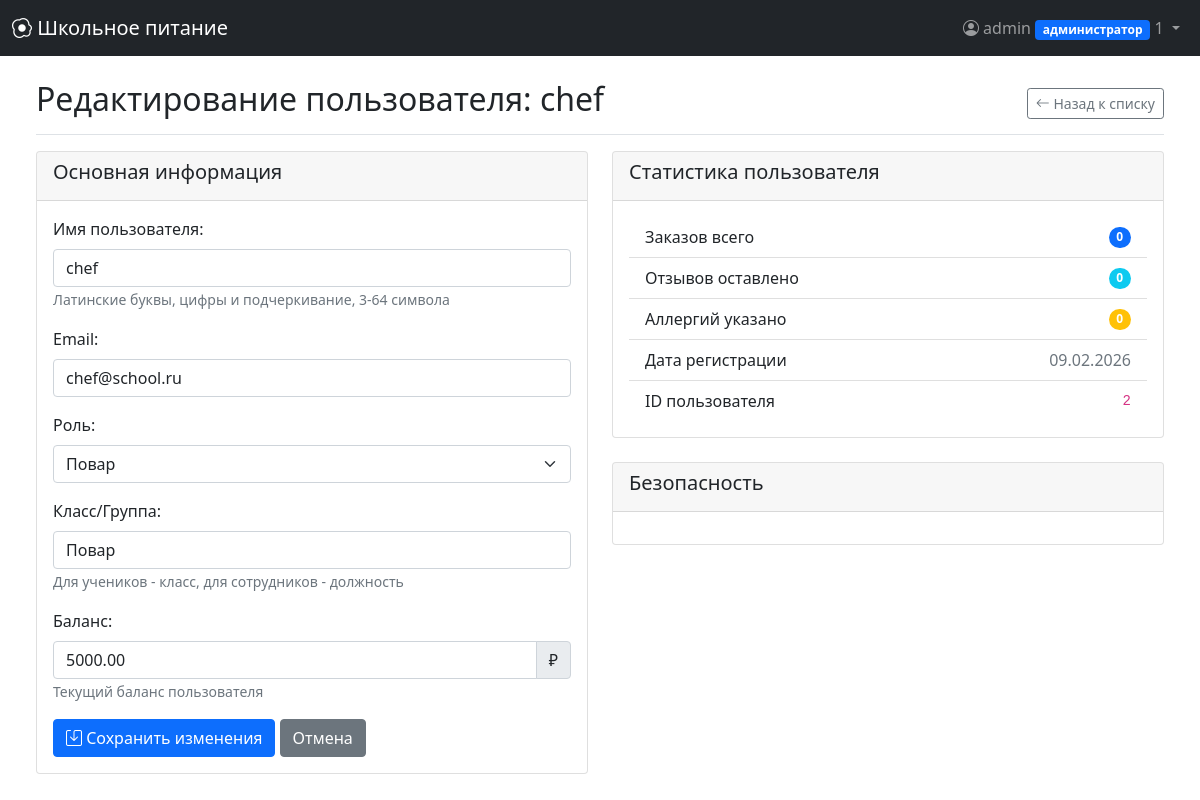
Page /admin/user/2/edit (signed in) on the committed database.
### models.py (models this page shows, shortened)
class User(UserMixin, db.Model):
    __tablename__ = 'users'
    id = db.Column(db.Integer, primary_key=True)
    username = db.Column(db.String(64), unique=True, nullable=False)
    email = db.Column(db.String(120), unique=True, nullable=False)
    password_hash = db.Column(db.String(256), nullable=False)
    role = db.Column(db.String(20), nullable=False, default='ученик')
    grade = db.Column(db.String(10))
    balance = db.Column(db.Float, default=0.0)
    created_at = db.Column(db.DateTime, default=datetime.utcnow)
    allergies = db.relationship('Allergy', backref='user', lazy='dynamic')
    orders = db.relationship('Order', backref='user', lazy='dynamic', foreign_keys='Order.user_id')
    feedbacks = db.relationship('Feedback', backref='user', lazy='dynamic')
    notifications = db.relationship('Notification', backref='user', lazy='dynamic')
    subscriptions = db.relationship('Subscription', backref='user', lazy='dynamic')
    prepared_meals = db.relationship('PreparedMeal', foreign_keys='PreparedMeal.prepared_by', backref='preparer',
                                     lazy='dynamic')
    served_orders = db.relationship('Order', foreign_keys='Order.served_by', backref='served_by_user', lazy='dynamic')

### app.py (the view, shortened to what this page needs)
@app.route('/admin/user/<int:user_id>/edit', methods=['GET', 'POST'])
@login_required
@role_required(['администратор'])
def edit_user(user_id):
    user = User.query.get_or_404(user_id)
    orders_count = Order.query.filter_by(user_id=user.id).count()
    feedbacks_count = Feedback.query.filter_by(user_id=user.id).count()
    allergies_count = Allergy.query.filter_by(user_id=user.id).count()
    return render_template('edit_user.html',
                           user=user,
                           orders_count=orders_count,
                           feedbacks_count=feedbacks_count,
                           allergies_count=allergies_count)

### app.py (called while the page is built)
def role_required(roles):
    def decorator(f):
        @wraps(f)
        @login_required
        def decorated_function(*args, **kwargs):
            if not current_user.is_authenticated:
                flash('Войдите в систему.', 'danger')
                return redirect(url_for('login'))
            if current_user.role not in roles:
                app.logger.warning(f'Unauthorized access attempt by user {current_user.id} to {request.endpoint}')
                flash('У вас нет прав для доступа к этой странице.', 'danger')
                return redirect(url_for('dashboard'))
            return f(*args, **kwargs)
        return decorated_function
    return decorator

### models.py (called while the page is built)
@login_manager.user_loader
def load_user(user_id):
    return db.session.get(User, int(user_id))

### templates/edit_user.html (shortened to what this page needs)
{% extends "base.html" %}
{% block content %}
<div class="d-flex justify-content-between flex-wrap flex-md-nowrap align-items-center pt-3 pb-2 mb-3 border-bottom">
    <h1 class="h2">Редактирование пользователя: {{ user.username }}</h1>
    <div class="btn-toolbar mb-2 mb-md-0">
        <a href="{{ url_for('admin_users') }}" class="btn btn-sm btn-outline-secondary">
            <i class="bi bi-arrow-left"></i> Назад к списку
        </a>
    </div>
</div>
<div class="row">
    <div class="col-md-6">
        <div class="card">
            <div class="card-header">
                <h5>Основная информация</h5>
            </div>
            <div class="card-body">
                <form method="POST" id="editUserForm">
                    <div class="mb-3">
                        <label class="form-label">Имя пользователя:</label>
                        <input type="text" class="form-control" name="username"
                               value="{{ user.username }}" required
                               pattern="[a-zA-Z0-9_]+" minlength="3" maxlength="64"
                               title="Только латинские буквы, цифры и подчеркивание">
                        <small class="text-muted">Латинские буквы, цифры и подчеркивание, 3-64 символа</small>
                    </div>
                    <div class="mb-3">
                        <label class="form-label">Email:</label>
                        <input type="email" class="form-control" name="email"
                               value="{{ user.email }}" required>
                    </div>
                    <div class="mb-3">
                        <label class="form-label">Роль:</label>
                        <select class="form-select" name="role" required>
                            <option value="повар" {% if user.role == 'повар' %}selected{% endif %}>Повар</option>
                        </select>
                    </div>
                    <div class="mb-3">
                        <label class="form-label">Класс/Группа:</label>
                        <input type="text" class="form-control" name="grade"
                               value="{{ user.grade or '' }}"
                               maxlength="50">
                        <small class="text-muted">Для учеников - класс, для сотрудников - должность</small>
                    </div>
                    <div class="mb-3">
                        <label class="form-label">Баланс:</label>
                        <div class="input-group">
                            <input type="text" class="form-control" name="balance"
                                   value="{{ "%.2f"|format(user.balance) }}"
                                   pattern="\d+(\.\d{1,2})?" step="0.01" min="0">
                            <span class="input-group-text">₽</span>
                        </div>
                        <small class="text-muted">Текущий баланс пользователя</small>
                    </div>
                    <button type="submit" class="btn btn-primary">
                        <i class="bi bi-save"></i> Сохранить изменения
                    </button>
                    <a href="{{ url_for('admin_users') }}" class="btn btn-secondary">Отмена</a>
                </form>
            </div>
        </div>
    </div>
    <div class="col-md-6">
        <div class="card">
            <div class="card-header">
                <h5>Статистика пользователя</h5>
            </div>
            <div class="card-body">
                <ul class="list-group list-group-flush">
                    <li class="list-group-item d-flex justify-content-between align-items-center">
                        Заказов всего
                        <span class="badge bg-primary rounded-pill">{{ orders_count }}</span>
                    </li>
                    <li class="list-group-item d-flex justify-content-between align-items-center">
                        Отзывов оставлено
                        <span class="badge bg-info rounded-pill">{{ feedbacks_count }}</span>
                    </li>
                    <li class="list-group-item d-flex justify-content-between align-items-center">
                        Аллергий указано
                        <span class="badge bg-warning rounded-pill">{{ allergies_count }}</span>
                    </li>
                    <li class="list-group-item d-flex justify-content-between align-items-center">
                        Дата регистрации
                        <span class="text-muted">{{ user.created_at.strftime('%d.%m.%Y') }}</span>
                    </li>
                    <li class="list-group-item d-flex justify-content-between align-items-center">
                        ID пользователя
                        <code>{{ user.id }}</code>
                    </li>
                </ul>
            </div>
        </div>
        <div class="card mt-4">
            <div class="card-header">
                <h5>Безопасность</h5>
            </div>
            <div class="card-body">
            </div>
        </div>
    </div>
</div>
{% endblock %}

### templates/base.html (shortened to what this page needs)
<!DOCTYPE html>
<html lang="ru">
<head>
    <link href="https://cdn.jsdelivr.net/npm/bootstrap@5.1.3/dist/css/bootstrap.min.css" rel="stylesheet">
    <link rel="stylesheet" href="https://cdn.jsdelivr.net/npm/bootstrap-icons@1.8.1/font/bootstrap-icons.css">
</head>
<body>
    <nav class="navbar navbar-expand-lg navbar-dark bg-dark fixed-top">
        <div class="container-fluid">
            <a class="navbar-brand" href="{{ url_for('dashboard') if current_user.is_authenticated else url_for('home') }}">
                <i class="bi bi-egg-fried"></i> Школьное питание
            </a>
            <div class="navbar-nav ms-auto">
                {% if current_user.is_authenticated %}
                <div class="nav-item dropdown">
                    <a class="nav-link dropdown-toggle" href="#" id="navbarDropdown" role="button" data-bs-toggle="dropdown">
                        <i class="bi bi-person-circle"></i> {{ current_user.username }}
                        <span class="badge bg-primary">{{ current_user.role }}</span>
                        <span id="notification-count" class="notification-badge" style="display:none;"></span>
                    </a>
                </div>
                {% else %}
                <div class="nav-item">
                    <a class="nav-link" href="{{ url_for('login') }}"><i class="bi bi-box-arrow-in-right"></i> Войти</a>
                </div>
                {% endif %}
            </div>
        </div>
    </nav>
    <div class="container-fluid mt-5 pt-3">
        {% if current_user.is_authenticated %}
            <main role="main" class="px-4">
                {% block content %}{% endblock %}
            </main>
        {% else %}
            <div class="container mt-5 pt-4">
                {% block auth_content %}{% endblock %}
            </div>
        {% endif %}
    </div>
</body>
</html>

### rows in the picture
User: username "admin", role "администратор"
User: username "chef", email "chef@school.ru", role "Повар", grade "Повар", balance "5000.00", created_at "09.02.2026", id "2"

### other values in the picture
{{ orders_count }} "0"
{{ feedbacks_count }} "0"
{{ allergies_count }} "0"
